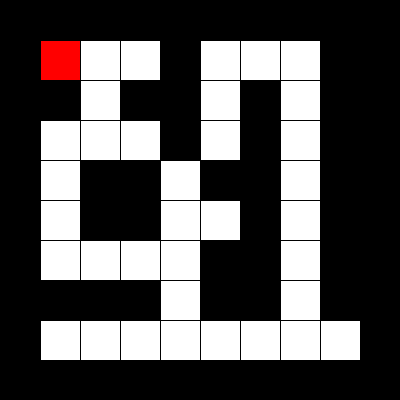
Frame 1 (no input)
Frame 60 (the mouse pressed at the canvas centre just before this capture): identical to frame 1, image omitted
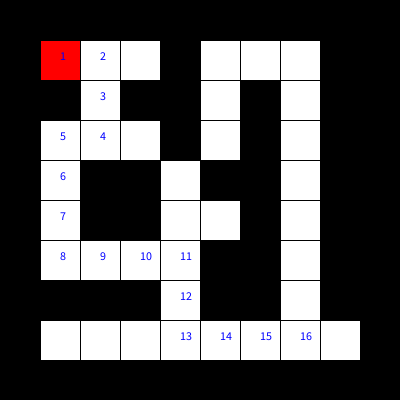
Frame 120 (the mouse held since frame 60 and released just before this capture)

The Processing sketch that drew these frames (run headless with seeded random() and noise(); from frame 60 on, the mouse is pressed at the canvas centre):

// Processing sketch: week15_08_maze_DFS_boolean_true_false_ok
// ── week15_08_maze_DFS_boolean_true_false_ok.pde
//week15_08_maze_DFS_boolean_true_false_ok
int [][]maze={
  {1,1,1,1,1,1,1,1,1,1},
  {1,0,0,0,1,0,0,0,1,1},
  {1,1,0,1,1,0,1,0,1,1},
  {1,0,0,0,1,0,1,0,1,1},
  {1,0,1,1,0,1,1,0,1,1},
  {1,0,1,1,0,0,1,0,1,1},
  {1,0,0,0,0,1,1,0,1,1},
  {1,1,1,1,0,1,1,0,1,1},
  {1,0,0,0,0,0,0,0,0,1},
  {1,1,1,1,1,1,1,1,1,1},
}; 
int [][]visited=new int [10][10];
int startI=1,startJ=1,I=1,J=1,step=I;
void setup(){
  size(400,400);
  //visited[I][J]=step;
} 
void draw(){
  for(int i=0;i<maze.length;i++){
    for(int j=0;j<maze[0].length;j++){
      if(maze[i][j]==1)fill(0);
      else fill(255);
      rect(j*40,i*40,40,40);
    }
  }
  fill(255,0,0);
  rect(startJ*40,startI*40,40,40);
  for(int i=0;i<maze.length;i++){
    for(int j=0;j<maze[0].length;j++){
      if(visited[i][j]>0){
        fill(0,0,255);
        text(""+visited[i][j],j*40+20,i*40+20);
      }
    }
  }        
} 
boolean DFS(int i,int j,int s){
  println(i,j,s);
  if(i==8&&j==8)return true;
  if(maze[i][j]==1)return false;
  if(visited[i][j]>0)return false;
  visited[i][j]=s;
  if(DFS(i+1,j,s+1))return true;
  if(DFS(i-1,j,s+1))return true;
  if(DFS(i,j+1,s+1))return true;
  if(DFS(i,j-1,s+1))return true;
  visited[i][j]=0;
  return false;
  }  
void mousePressed(){
  visited[1][1]=0;
  DFS(1,1,1);
}  
